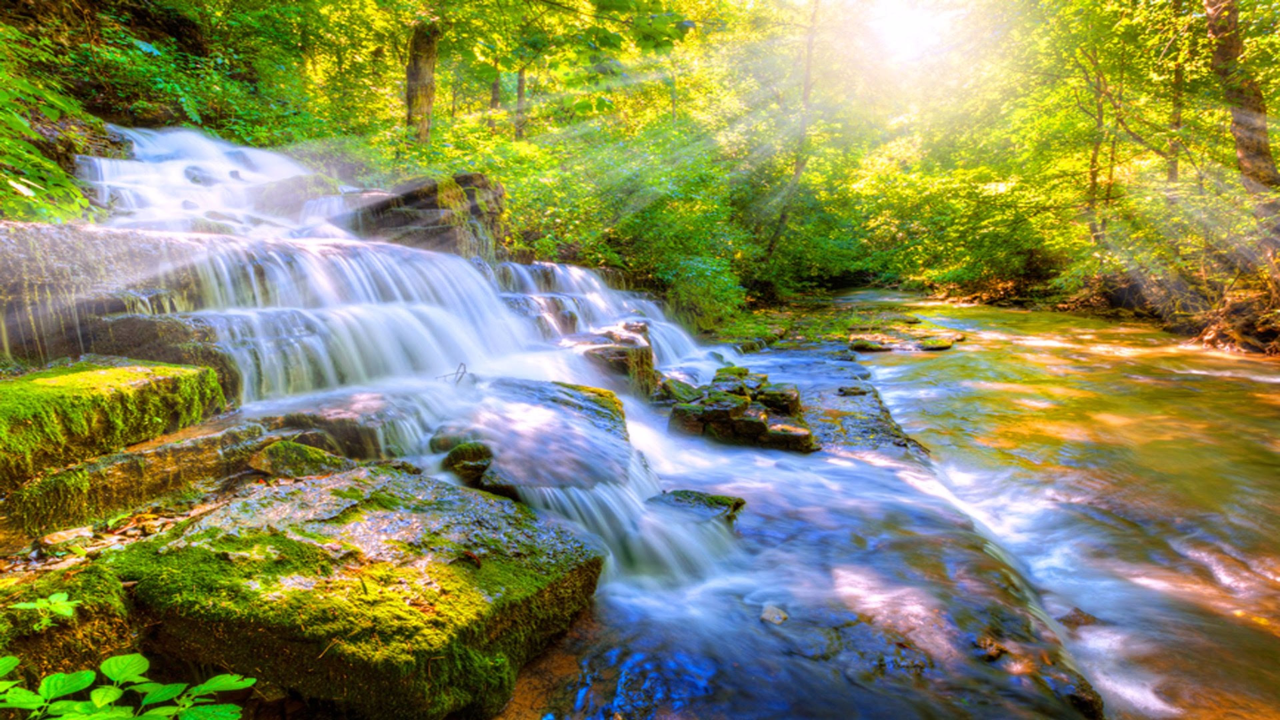
#> input picture pic.jpg, 3840 x 2160 px (shown at 1/3 size)
$ jupyter execute Color_Identification_in_Images.ipynb   (shell and % lines are left out)
#> lines starting #> are read from the running program, lines starting #| are printed output that depends on the picture
#Color Identification in Images

**MATURI TANUJ**

Computer Vision Intern at The Spark Foundation

**Import the required libraries**

[cell 1]
from sklearn.cluster import KMeans
import matplotlib.pyplot as plt
import numpy as np
import cv2
from collections import Counter
from skimage.color import rgb2lab, deltaE_cie76
import os

**Read the Image**

[cell 2]
image = cv2.imread('pic.jpg')
#> image is the input picture: shape (2160, 3840, 3); mean B, G, R 93.4, 139.2, 135.6
print("The type of this input is {}".format(type(image)))
#| The type of this input is <class 'numpy.ndarray'>
print("Shape: {}".format(image.shape))
#| Shape: (2160, 3840, 3)
plt.imshow(image)

The color of the image looks a bit off. This is because, by default, OpenCV reads image in the sequence Blue Green Red (BGR).

Thus, to view the actual image we need to convert the rendering to Red Green Blue (RGB).

**Represented image as a combination of three colors, Red, Blue and Green**

[cell 3]
image = cv2.cvtColor(image, cv2.COLOR_BGR2RGB)
plt.imshow(image)

## Color Identification

RGB to Hex Conversion

[cell 4]
def RGB2HEX(color):
    return "#{:02x}{:02x}{:02x}".format(int(color[0]), int(color[1]), int(color[2]))

Read image in RGB color space

[cell 5]
def get_image(image_path):
    image = cv2.imread(image_path)
    image = cv2.cvtColor(image, cv2.COLOR_BGR2RGB)
    return image

Get colors from an image

[cell 6]
modified_image = cv2.resize(image, (600, 400), interpolation = cv2.INTER_AREA)
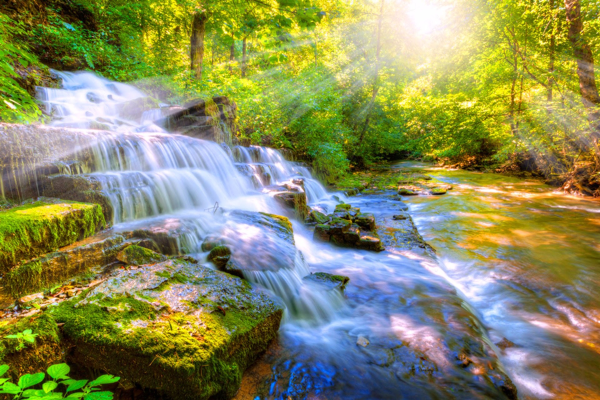
#> modified_image: shape (400, 600, 3); mean R, G, B 135.6, 139.2, 93.4
modified_image = modified_image.reshape(modified_image.shape[0]*modified_image.shape[1], 3)

**Algorithm :**

    KMeans Algorithm


Implement KMeans algorithm to get number of colors

[cell 7]
clf = KMeans(n_clusters = 6)
labels = clf.fit_predict(modified_image)

[cell 8]
counts = Counter(labels)
#> counts = {0: 44481, 5: 59712, 2: 36761, 1: 21609, 3: 38089, 4: 39348}

center_colors = clf.cluster_centers_
# We get ordered colors by iterating through the keys
ordered_colors = [center_colors[i] for i in counts.keys()]
#> ordered_colors = [[54.67, 53.15, 23.06], [111.8, 118.7, 30.85], [184.9, 181.2, 37.16], [211.7, 198.7, 136.4], [198.4, 205.3, 236.2], [115, 131.8, 158.8]]
hex_colors = [RGB2HEX(ordered_colors[i]) for i in counts.keys()]
#> hex_colors = ['#363517', '#73839e', '#b8b525', '#6f761e', '#d3c688', '#c6cdec']
rgb_colors = [ordered_colors[i] for i in counts.keys()]
#> rgb_colors = [[54.67, 53.15, 23.06], [115, 131.8, 158.8], [184.9, 181.2, 37.16], [111.8, 118.7, 30.85], [211.7, 198.7, 136.4], [198.4, 205.3, 236.2]]

if (6):
    plt.figure(figsize = (8, 6))
    plt.pie(counts.values(), labels = hex_colors, colors = hex_colors)
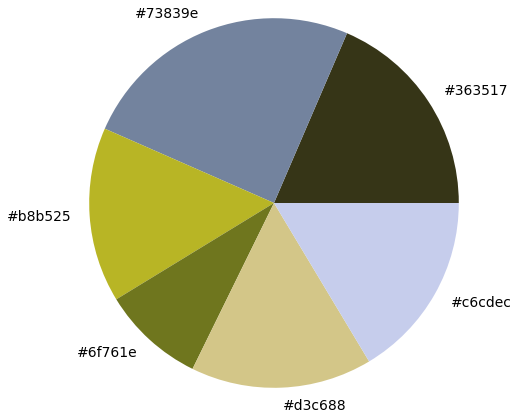
#> figure drawn by matplotlib, 1 panel
